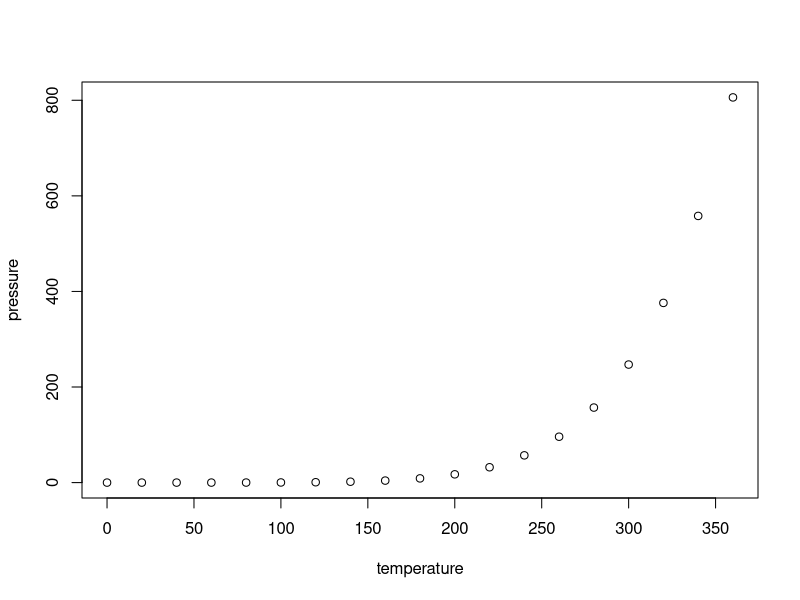
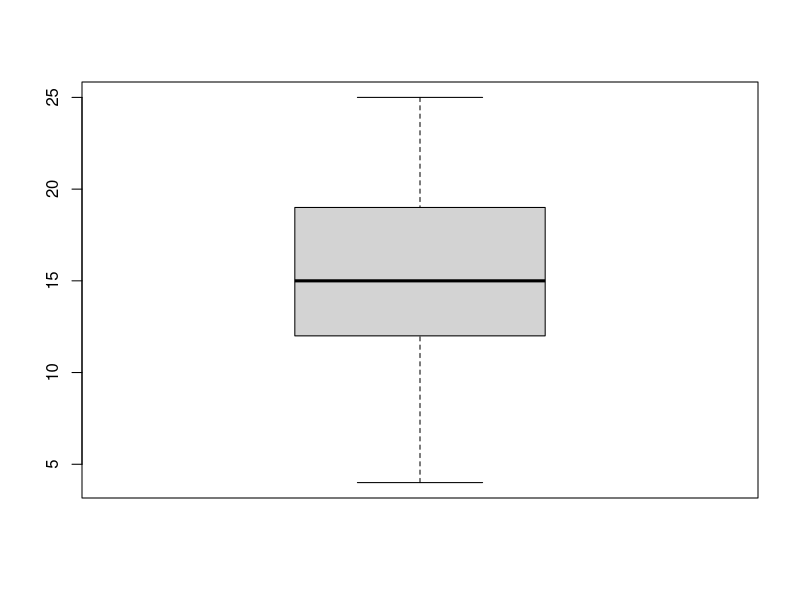
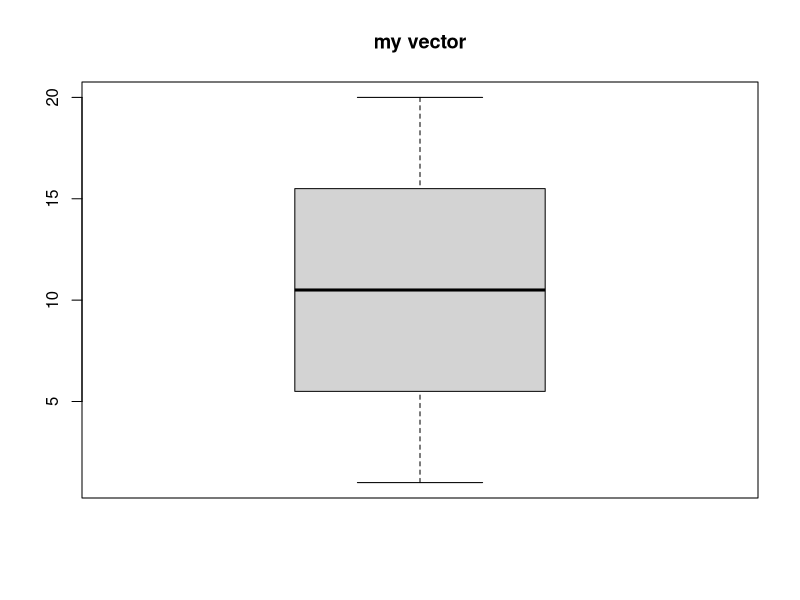

Here is the R script that generated these plots, in order:
## ---- chunk 1
knitr::opts_chunk$set(echo = TRUE)
## ---- chunk 2
summary(cars)
## ---- chunk 3
plot(pressure)
## ---- chunk 4
boxplot(cars$speed)

## ---- chunk 5
vv <- rep(1:20,200)
summary(vv)
boxplot(vv, main = "my vector")
